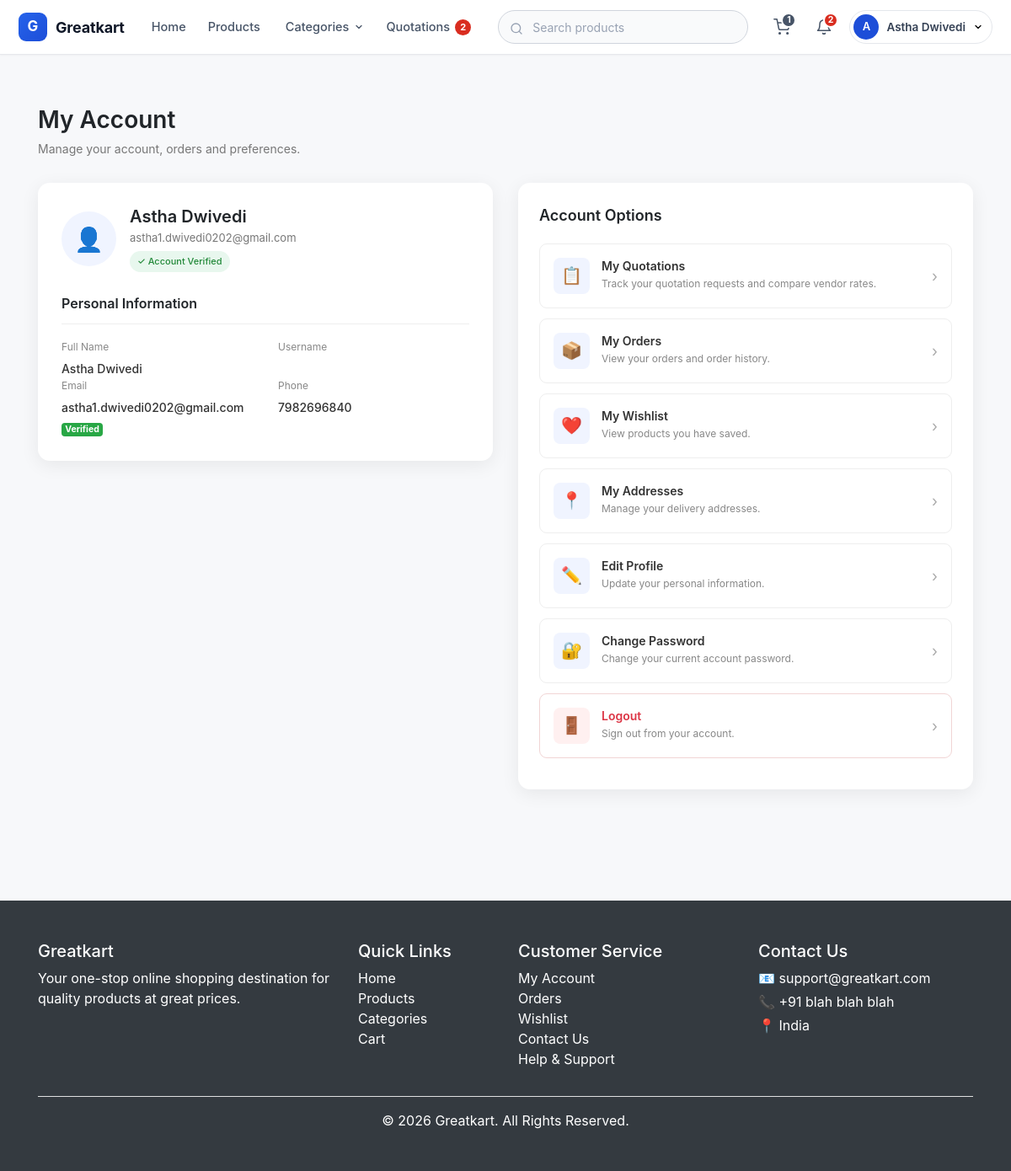
Screenshot of /account/details/ (signed in) with the database file from the repository.
### accounts/models.py (models this page shows, shortened)
class Account(AbstractUser):
    full_name = models.CharField(max_length=100)
    email = models.EmailField(unique=True)
    phone = models.CharField(max_length=15)
    is_verified = models.BooleanField(default=False)
    groups = models.ManyToManyField(
        'auth.Group',
        blank=True,
        related_name='account_set',
        related_query_name='account',
    )
    user_permissions = models.ManyToManyField(
        'auth.Permission',
        blank=True,
        related_name='account_set',
        related_query_name='account',
    )

### accounts/views.py (the view)
# urls.py: path('details/', views.details, name='details'),
@login_required(login_url='login')
def details(request):
    if get_vendor(request) is not None:
        return redirect('vendor_details')
    account = request.user
    return render(
        request,
        'details.html',
        {
            'account': account
        }
    )

### templates/details.html (shortened to what this page needs)
{% load static %}
<!DOCTYPE html>
<html lang="en">
<head>
    <link rel="stylesheet"
          href="{% static 'style.css' %}">
    <link rel="stylesheet"
          href="https://stackpath.bootstrapcdn.com/bootstrap/4.5.2/css/bootstrap.min.css">
</head>
<body>
{% include 'extend-files/navbar.html' %}
<div class="container account-page">
    <div class="account-header">
        <h2>
            My Account
        </h2>
        <p>
            Manage your account, orders and preferences.
        </p>
    </div>
    <div class="row">
        <div class="col-lg-6 mb-4">
            <div class="profile-card">
                <div class="profile-top">
                    <div class="profile-icon">
                        👤
                    </div>
                    <div class="profile-name">
                        <h4>
                            {{ account.full_name }}
                        </h4>
                        <p>
                            {{ account.email }}
                        </p>
                        {% if account.is_verified %}
                            <span class="verified-badge">
                                ✓ Account Verified
                            </span>
                        {% endif %}
                    </div>
                </div>
                <div class="info-title">
                    Personal Information
                </div>
                <div class="row">
                    <div class="col-sm-6">
                        <div class="info-item">
                            <span class="info-label">
                                Full Name
                            </span>
                            <span class="info-value">
                                {{ account.full_name }}
                            </span>
                        </div>
                    </div>
                    <div class="col-sm-6">
                        <div class="info-item">
                            <span class="info-label">
                                Username
                            </span>
                        </div>
                    </div>
                    <div class="col-sm-6">
                        <div class="info-item">
                            <span class="info-label">
                                Email
                            </span>
                            <span class="info-value">
                                {{ account.email }}
                                {% if account.is_verified %}
                                    <span class="badge badge-success">Verified</span>
                                {% else %}
                                    <span class="badge badge-warning">Not verified</span>
                                {% endif %}
                            </span>
                        </div>
                    </div>
                    <div class="col-sm-6">
                        <div class="info-item">
                            <span class="info-label">
                                Phone
                            </span>
                            <span class="info-value">
                                {{ account.phone }}
                            </span>
                        </div>
                    </div>
                </div>
            </div>
        </div>
        <div class="col-lg-6 mb-4">
            <div class="options-card">
                <div class="options-title">
                    Account Options
                </div>
                <a href="{% url 'quote_list_buyer' %}"
                   class="account-option">
                    <div class="option-icon">
                        📋
                    </div>
                    <div class="option-content">
                        <h6>
                            My Quotations
                        </h6>
                        <p>
                            Track your quotation requests and compare vendor rates.
                        </p>
                    </div>
                    <div class="arrow">
                        ›
                    </div>
                </a>
                <a href="{% url 'orders' %}"
                   class="account-option">
                    <div class="option-icon">
                        📦
                    </div>
                    <div class="option-content">
                        <h6>
                            My Orders
                        </h6>
                        <p>
                            View your orders and order history.
                        </p>
                    </div>
                    <div class="arrow">
                        ›
                    </div>
                </a>
                <a href="{% url 'wishlist' %}"
                   class="account-option">
                    <div class="option-icon">
                        ❤️
                    </div>
                    <div class="option-content">
                        <h6>
                            My Wishlist
                        </h6>
                        <p>
                            View products you have saved.
                        </p>
                    </div>
                    <div class="arrow">
                        ›
                    </div>
                </a>
                <a href="{% url 'address' %}"
                   class="account-option">
                    <div class="option-icon">
                        📍
                    </div>
                    <div class="option-content">
                        <h6>
                            My Addresses
                        </h6>
                        <p>
                            Manage your delivery addresses.
                        </p>
                    </div>
                    <div class="arrow">
                        ›
                    </div>
                </a>
                <a href="#"
                   class="account-option">
                    <div class="option-icon">
                        ✏️
                    </div>
                    <div class="option-content">
                        <h6>
                            Edit Profile
                        </h6>
                        <p>
                            Update your personal information.
                        </p>
                    </div>
                    <div class="arrow">
                        ›
                    </div>
                </a>
                <a href="#"
                   class="account-option">
                    <div class="option-icon">
                        🔐
                    </div>
                    <div class="option-content">
                        <h6>
                            Change Password
                        </h6>
                        <p>
                            Change your current account password.
                        </p>
                    </div>
                    <div class="arrow">
                        ›
                    </div>
                </a>
                <a href="{% url 'logout' %}"
                   class="account-option logout-option">
                    <div class="option-icon">
                        🚪
                    </div>
                    <div class="option-content">
                        <h6>
                            Logout
                        </h6>
                        <p>
                            Sign out from your account.
                        </p>
                    </div>
                    <div class="arrow">
                        ›
                    </div>
                </a>
            </div>
        </div>
    </div>
</div>
{% include 'extend-files/footer.html' %}
</body>
</html>

### templates/extend-files/navbar.html (shortened to what this page needs)
<nav class="gk-nav">
    <div class="gk-nav__inner">
        <a class="gk-brand" href="{% url 'home' %}">
            <span class="gk-brand__mark">G</span>
            <span class="gk-brand__name">Greatkart</span>
        </a>
        {% if is_vendor_account %}
            <div class="gk-links">
                <a class="gk-link {% if request.resolver_match.url_name == 'vendor_dashboard' %}is-active{% endif %}"
                   href="{% url 'vendor_dashboard' %}">
                    Dashboard
                </a>
                <a class="gk-link {% if 'product' in request.resolver_match.url_name %}is-active{% endif %}"
                   href="{% url 'vendor_products' %}">
                    Products
                </a>
                <a class="gk-link {% if 'quote' in request.resolver_match.url_name %}is-active{% endif %}"
                   href="{% url 'quote_list_vendor' %}">
                    Quotation Requests
                    {% include 'extend-files/quote_badge.html' %}
                </a>
                <a class="gk-link {% if request.resolver_match.url_name == 'vendor_add_product' %}is-active{% endif %}"
                   href="{% url 'vendor_add_product' %}">
                    Add Product
                </a>
            </div>
        {% else %}
            <div class="gk-links">
                <a class="gk-link {% if request.resolver_match.url_name == 'home' %}is-active{% endif %}"
                   href="{% url 'home' %}">
                    Home
                </a>
                <a class="gk-link {% if request.resolver_match.url_name == 'products' %}is-active{% endif %}"
                   href="{% url 'products' %}">
                    Products
                </a>
                <div class="gk-account" data-gk-dropdown>
                    <button type="button"
                            class="gk-link {% if request.resolver_match.url_name == 'categories' %}is-active{% endif %}"
                            data-gk-toggle
                            aria-expanded="false">
                        Categories
                        <svg class="gk-link__caret" width="12" height="12" viewBox="0 0 24 24"
                             fill="none" stroke="currentColor" stroke-width="2.5"
                             stroke-linecap="round" stroke-linejoin="round">
                            <polyline points="6 9 12 15 18 9"></polyline>
                        </svg>
                    </button>
                </div>
                {% if user.is_authenticated %}
                    <a class="gk-link {% if 'quote' in request.resolver_match.url_name %}is-active{% endif %}"
                       href="{% url 'quote_list_buyer' %}">
                        Quotations
                        {% include 'extend-files/quote_badge.html' %}
                    </a>
                {% else %}
                    <a class="gk-link" href="{% url 'vendor_register' %}">
                        Sell on Greatkart
                    </a>
                {% endif %}
            </div>
        {% endif %}
        <form class="gk-search" method="GET" action="{% url 'search' %}" role="search">
            <span class="gk-search__icon">
            </span>
            <input type="search"
                   name="q"
                   value="{{ request.GET.q|default:'' }}"
                   aria-label="Search"
                   placeholder="{% if is_vendor_account %}Search my products{% else %}Search products{% endif %}">
        </form>
        <div class="gk-actions">
            {% if user.is_authenticated %}
                {% if not is_vendor_account %}
                    <a class="gk-icon-btn" href="{% url 'cart' %}" title="Cart" aria-label="Cart">
                        <svg width="20" height="20" viewBox="0 0 24 24" fill="none"
                             stroke="currentColor" stroke-width="1.8"
                             stroke-linecap="round" stroke-linejoin="round">
                            <circle cx="9" cy="21" r="1"></circle>
                            <circle cx="20" cy="21" r="1"></circle>
                            <path d="M1 1h4l2.68 13.39a2 2 0 0 0 2 1.61h9.72a2 2 0 0 0 2-1.61L23 6H6"></path>
                        </svg>
                        {% if cart_item_count %}
                            <span class="gk-badge gk-badge--muted">{{ cart_item_count }}</span>
                        {% endif %}
                    </a>
                {% endif %}
                <div class="gk-account gk-bell" data-gk-dropdown>
                    <button type="button"
                            class="gk-icon-btn"
                            data-gk-toggle
                            aria-expanded="false"
                            title="Notifications"
                            aria-label="Notifications{% if unread_notification_count %} ({{ unread_notification_count }} unread){% endif %}">
                        <svg width="20" height="20" viewBox="0 0 24 24" fill="none"
                             stroke="currentColor" stroke-width="1.8"
                             stroke-linecap="round" stroke-linejoin="round">
                            <path d="M18 8A6 6 0 0 0 6 8c0 7-3 9-3 9h18s-3-2-3-9"></path>
                            <path d="M13.73 21a2 2 0 0 1-3.46 0"></path>
                        </svg>
                        {% if unread_notification_count %}
                            <span class="gk-badge">{% if unread_notification_count > 99 %}99+{% else %}{{ unread_notification_count }}{% endif %}</span>
                        {% endif %}
                    </button>
                </div>
                <div class="gk-account" data-gk-dropdown>
                    <button type="button"
                            class="gk-account__btn"
                            data-gk-toggle
                            aria-expanded="false">
                        <span class="gk-avatar">
                            {% if is_vendor_account %}
                                {{ vendor_profile.business_name|slice:":1" }}
                            {% else %}
                                {{ user.full_name|default:user.username|slice:":1" }}
                            {% endif %}
                        </span>
                        <span class="gk-account__name">
                            {% if is_vendor_account %}
                                {{ vendor_profile.business_name }}
                            {% else %}
                                {{ user.full_name|default:user.username }}
                            {% endif %}
                        </span>
                        <svg class="gk-link__caret" width="12" height="12" viewBox="0 0 24 24"
                             fill="none" stroke="currentColor" stroke-width="2.5"
                             stroke-linecap="round" stroke-linejoin="round">
                            <polyline points="6 9 12 15 18 9"></polyline>
                        </svg>
                    </button>
                </div>
            {% else %}
                <a class="gk-btn gk-btn--ghost" href="{% url 'login' %}">Log in</a>
                <a class="gk-btn gk-btn--primary" href="{% url 'register' %}">Sign up</a>
            {% endif %}
        </div>
    </div>
</nav>

### rows the page displays
Account: full_name "A", full_name "Astha Dwivedi", email "astha1.dwivedi0202@gmail.com", phone "7982696840"

### other values shown
{{ unread_quotation_count }} "2"
{{ cart_item_count }} "1"
{{ unread_notification_count }} "2"
